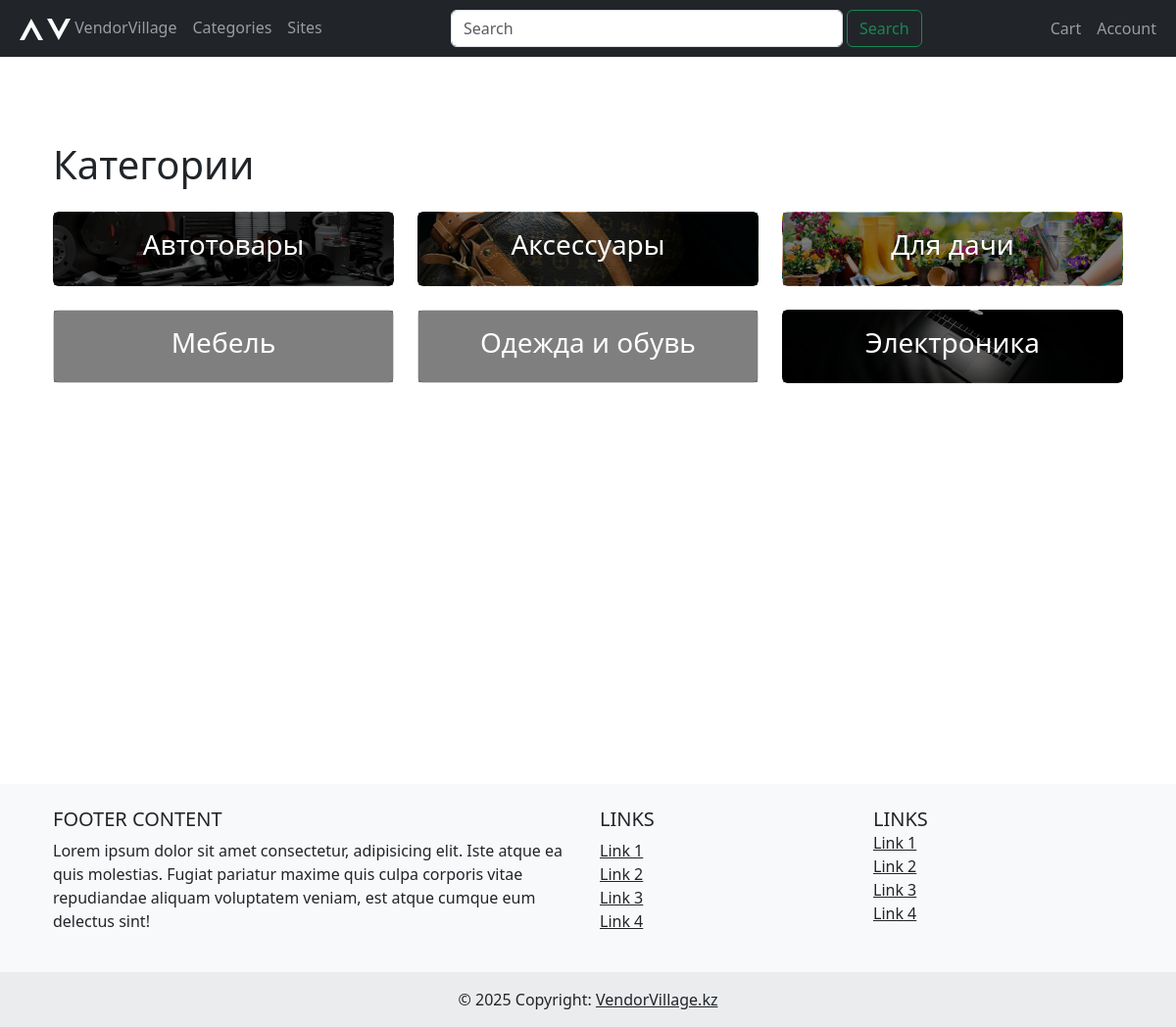
Page /marketplace/categories/ on the committed database.
### marketplace/models.py (models this page shows, shortened)
class Category(MPTTModel):
    name = models.CharField(max_length=100)
    parent = TreeForeignKey(
        'self', null=True, blank=True, on_delete=models.CASCADE, related_name='children'
    )
    description = models.TextField(blank=True, null=True)
    page_identificator = models.CharField(max_length=100, blank=True, null=True, default=None)
    big_image = models.ImageField(upload_to='category_images/big_images/', blank=True, null=True, default=None)
    small_image = models.ImageField(upload_to='category_images/small_images/', blank=True, null=True, default=None)
    ordering = models.PositiveSmallIntegerField(default=0)
    created_at = models.DateTimeField(auto_now_add=True)
    updated_at = models.DateTimeField(auto_now=True)
    class Meta:
        verbose_name = 'Категория товара'
        verbose_name_plural = 'Категории товаров'
    class MPTTMeta:
        order_insertion_by = ['name']

### marketplace/views.py (the view)
# urls.py: path('categories/', views.parent_category_list, name='parent_category_list'),
def parent_category_list(request):
    parent_cats = Category.objects.filter(parent__isnull=True).order_by("name")
    context = {"parent_cats": parent_cats}
    return render(request, "marketplace/parent_category_list.html", context)

### templates/marketplace/parent_category_list.html
{% extends "base.html" %}
{% block content %}
<div class="container my-5">
    <h1 class="mb-4">Категории</h1>
    {% if parent_cats %}
        <div class="row">
            {% for cat in parent_cats %}
                <div class="col-md-4 mb-4">
                    <div class="card h-100" style="background-image: url('{{ cat.big_image.url }}'); background-size: cover; background-position: center;">
                        <div class="card-body d-flex align-items-center justify-content-center" style="background: rgba(0, 0, 0, 0.5);">
                            <a href="{% url 'marketplace:child_category_list' cat.id %}" class="text-decoration-none text-white">
                                <h3 class="text-center">{{ cat.name }}</h3>
                            </a>
                        </div>
                    </div>
                </div>
            {% endfor %}
        </div>
    {% else %}
        <p class="text-muted">Нет родительских категорий.</p>
    {% endif %}
</div>
{% endblock %}

### rows in the picture
Category: big_image (picture), name "Автотовары"
Category: big_image (picture), name "Аксессуары"
Category: big_image (picture), name "Для дачи"
Category: name "Мебель"
Category: name "Одежда и обувь"
Category: big_image (picture), name "Электроника"
